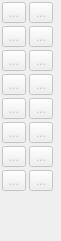
<?xml version="1.0" encoding="UTF-8"?>
<ui version="4.0">
 <class>FormToolBox</class>
 <widget class="QWidget" name="FormToolBox">
  <property name="geometry">
   <rect>
    <x>0</x>
    <y>0</y>
    <width>61</width>
    <height>241</height>
   </rect>
  </property>
  <property name="windowTitle">
   <string>Form</string>
  </property>
  <layout class="QVBoxLayout" name="verticalLayout_2">
   <property name="spacing">
    <number>2</number>
   </property>
   <property name="leftMargin">
    <number>2</number>
   </property>
   <property name="topMargin">
    <number>2</number>
   </property>
   <property name="rightMargin">
    <number>2</number>
   </property>
   <property name="bottomMargin">
    <number>2</number>
   </property>
   <item>
    <layout class="QHBoxLayout" name="horizontalLayout_11">
     <property name="spacing">
      <number>0</number>
     </property>
     <item>
      <layout class="QVBoxLayout" name="verticalLayout">
       <property name="spacing">
        <number>3</number>
       </property>
       <item>
        <layout class="QHBoxLayout" name="horizontalLayout">
         <property name="spacing">
          <number>3</number>
         </property>
         <item>
          <widget class="qLib::qToolButton" name="m_pBtnMove">
           <property name="enabled">
            <bool>false</bool>
           </property>
           <property name="text">
            <string>...</string>
           </property>
           <property name="icon">
            <iconset resource="../Resource/qFsResource.qrc">
             <normaloff>:/AppSpecific/tb_hand.png</normaloff>
             <normalon>:/AppSpecific/tb_hand-s.png</normalon>
             <disabledon>:/AppSpecific/tb_hand-d.png</disabledon>:/AppSpecific/tb_hand.png</iconset>
           </property>
           <property name="checkable">
            <bool>true</bool>
           </property>
          </widget>
         </item>
         <item>
          <widget class="qLib::qToolButton" name="m_pBtnZoom">
           <property name="enabled">
            <bool>false</bool>
           </property>
           <property name="text">
            <string>...</string>
           </property>
           <property name="icon">
            <iconset resource="../Resource/qFsResource.qrc">
             <normaloff>:/AppSpecific/tb_magifier.png</normaloff>
             <normalon>:/AppSpecific/tb_magifier-s.png</normalon>
             <disabledon>:/AppSpecific/tb_magifier-d.png</disabledon>:/AppSpecific/tb_magifier.png</iconset>
           </property>
           <property name="checkable">
            <bool>true</bool>
           </property>
          </widget>
         </item>
        </layout>
       </item>
       <item>
        <layout class="QHBoxLayout" name="horizontalLayout_2">
         <property name="spacing">
          <number>3</number>
         </property>
         <item>
          <widget class="qLib::qToolButton" name="m_pTb_03">
           <property name="enabled">
            <bool>false</bool>
           </property>
           <property name="text">
            <string>...</string>
           </property>
           <property name="icon">
            <iconset>
             <normalon>:/AppSpecific/tb_tool.png</normalon>
             <disabledon>:/AppSpecific/tb_tool-d.png</disabledon>
            </iconset>
           </property>
           <property name="checkable">
            <bool>true</bool>
           </property>
          </widget>
         </item>
         <item>
          <widget class="qLib::qToolButton" name="m_pTb_04">
           <property name="enabled">
            <bool>false</bool>
           </property>
           <property name="text">
            <string>...</string>
           </property>
           <property name="icon">
            <iconset>
             <normalon>:/AppSpecific/tb_tool.png</normalon>
             <disabledon>:/AppSpecific/tb_tool-d.png</disabledon>
            </iconset>
           </property>
           <property name="checkable">
            <bool>true</bool>
           </property>
          </widget>
         </item>
        </layout>
       </item>
       <item>
        <layout class="QHBoxLayout" name="horizontalLayout_3">
         <property name="spacing">
          <number>3</number>
         </property>
         <item>
          <widget class="qLib::qToolButton" name="m_pTb_05">
           <property name="enabled">
            <bool>false</bool>
           </property>
           <property name="text">
            <string>...</string>
           </property>
           <property name="icon">
            <iconset>
             <normalon>:/AppSpecific/tb_tool.png</normalon>
             <disabledon>:/AppSpecific/tb_tool-d.png</disabledon>
            </iconset>
           </property>
           <property name="checkable">
            <bool>true</bool>
           </property>
          </widget>
         </item>
         <item>
          <widget class="qLib::qToolButton" name="m_pTb_06">
           <property name="enabled">
            <bool>false</bool>
           </property>
           <property name="text">
            <string>...</string>
           </property>
           <property name="icon">
            <iconset>
             <normalon>:/AppSpecific/tb_tool.png</normalon>
             <disabledon>:/AppSpecific/tb_tool-d.png</disabledon>
            </iconset>
           </property>
           <property name="checkable">
            <bool>true</bool>
           </property>
          </widget>
         </item>
        </layout>
       </item>
       <item>
        <layout class="QHBoxLayout" name="horizontalLayout_4">
         <property name="spacing">
          <number>3</number>
         </property>
         <item>
          <widget class="qLib::qToolButton" name="m_pTb_07">
           <property name="enabled">
            <bool>false</bool>
           </property>
           <property name="text">
            <string>...</string>
           </property>
           <property name="icon">
            <iconset>
             <normalon>:/AppSpecific/tb_tool.png</normalon>
             <disabledon>:/AppSpecific/tb_tool-d.png</disabledon>
            </iconset>
           </property>
           <property name="checkable">
            <bool>true</bool>
           </property>
          </widget>
         </item>
         <item>
          <widget class="qLib::qToolButton" name="m_pTb_08">
           <property name="enabled">
            <bool>false</bool>
           </property>
           <property name="text">
            <string>...</string>
           </property>
           <property name="icon">
            <iconset>
             <normalon>:/AppSpecific/tb_tool.png</normalon>
             <disabledon>:/AppSpecific/tb_tool-d.png</disabledon>
            </iconset>
           </property>
           <property name="checkable">
            <bool>true</bool>
           </property>
          </widget>
         </item>
        </layout>
       </item>
       <item>
        <layout class="QHBoxLayout" name="horizontalLayout_5">
         <property name="spacing">
          <number>3</number>
         </property>
         <item>
          <widget class="qLib::qToolButton" name="m_pTb_09">
           <property name="enabled">
            <bool>false</bool>
           </property>
           <property name="text">
            <string>...</string>
           </property>
           <property name="icon">
            <iconset>
             <normalon>:/AppSpecific/tb_tool.png</normalon>
             <disabledon>:/AppSpecific/tb_tool-d.png</disabledon>
            </iconset>
           </property>
           <property name="checkable">
            <bool>true</bool>
           </property>
          </widget>
         </item>
         <item>
          <widget class="qLib::qToolButton" name="m_pTb_10">
           <property name="enabled">
            <bool>false</bool>
           </property>
           <property name="text">
            <string>...</string>
           </property>
           <property name="icon">
            <iconset>
             <normalon>:/AppSpecific/tb_tool.png</normalon>
             <disabledon>:/AppSpecific/tb_tool-d.png</disabledon>
            </iconset>
           </property>
           <property name="checkable">
            <bool>true</bool>
           </property>
          </widget>
         </item>
        </layout>
       </item>
       <item>
        <layout class="QHBoxLayout" name="horizontalLayout_6">
         <property name="spacing">
          <number>3</number>
         </property>
         <item>
          <widget class="qLib::qToolButton" name="m_pTb_11">
           <property name="enabled">
            <bool>false</bool>
           </property>
           <property name="text">
            <string>...</string>
           </property>
           <property name="icon">
            <iconset>
             <normalon>:/AppSpecific/tb_tool.png</normalon>
             <disabledon>:/AppSpecific/tb_tool-d.png</disabledon>
            </iconset>
           </property>
           <property name="checkable">
            <bool>true</bool>
           </property>
          </widget>
         </item>
         <item>
          <widget class="qLib::qToolButton" name="m_pTb_12">
           <property name="enabled">
            <bool>false</bool>
           </property>
           <property name="text">
            <string>...</string>
           </property>
           <property name="icon">
            <iconset>
             <normalon>:/AppSpecific/tb_tool.png</normalon>
             <disabledon>:/AppSpecific/tb_tool-d.png</disabledon>
            </iconset>
           </property>
           <property name="checkable">
            <bool>true</bool>
           </property>
          </widget>
         </item>
        </layout>
       </item>
       <item>
        <layout class="QHBoxLayout" name="horizontalLayout_7">
         <property name="spacing">
          <number>3</number>
         </property>
         <item>
          <widget class="qLib::qToolButton" name="m_pTb_13">
           <property name="enabled">
            <bool>false</bool>
           </property>
           <property name="text">
            <string>...</string>
           </property>
           <property name="icon">
            <iconset>
             <normalon>:/AppSpecific/tb_tool.png</normalon>
             <disabledon>:/AppSpecific/tb_tool-d.png</disabledon>
            </iconset>
           </property>
           <property name="checkable">
            <bool>true</bool>
           </property>
          </widget>
         </item>
         <item>
          <widget class="qLib::qToolButton" name="m_pTb_14">
           <property name="enabled">
            <bool>false</bool>
           </property>
           <property name="text">
            <string>...</string>
           </property>
           <property name="icon">
            <iconset>
             <normalon>:/AppSpecific/tb_tool.png</normalon>
             <disabledon>:/AppSpecific/tb_tool-d.png</disabledon>
            </iconset>
           </property>
           <property name="checkable">
            <bool>true</bool>
           </property>
          </widget>
         </item>
        </layout>
       </item>
       <item>
        <layout class="QHBoxLayout" name="horizontalLayout_8">
         <property name="spacing">
          <number>3</number>
         </property>
         <item>
          <widget class="qLib::qToolButton" name="m_pTb_15">
           <property name="enabled">
            <bool>false</bool>
           </property>
           <property name="text">
            <string>...</string>
           </property>
           <property name="icon">
            <iconset>
             <normalon>:/AppSpecific/tb_tool.png</normalon>
             <disabledon>:/AppSpecific/tb_tool-d.png</disabledon>
            </iconset>
           </property>
           <property name="checkable">
            <bool>true</bool>
           </property>
          </widget>
         </item>
         <item>
          <widget class="qLib::qToolButton" name="m_pTb_16">
           <property name="enabled">
            <bool>false</bool>
           </property>
           <property name="text">
            <string>...</string>
           </property>
           <property name="icon">
            <iconset>
             <normalon>:/AppSpecific/tb_tool.png</normalon>
             <disabledon>:/AppSpecific/tb_tool-d.png</disabledon>
            </iconset>
           </property>
           <property name="checkable">
            <bool>true</bool>
           </property>
          </widget>
         </item>
        </layout>
       </item>
       <item>
        <layout class="QHBoxLayout" name="horizontalLayout_9">
         <property name="spacing">
          <number>3</number>
         </property>
        </layout>
       </item>
       <item>
        <layout class="QHBoxLayout" name="horizontalLayout_10">
         <property name="spacing">
          <number>3</number>
         </property>
        </layout>
       </item>
      </layout>
     </item>
     <item>
      <spacer name="horizontalSpacer">
       <property name="orientation">
        <enum>Qt::Orientation::Horizontal</enum>
       </property>
       <property name="sizeHint" stdset="0">
        <size>
         <width>40</width>
         <height>20</height>
        </size>
       </property>
      </spacer>
     </item>
    </layout>
   </item>
   <item>
    <spacer name="verticalSpacer">
     <property name="orientation">
      <enum>Qt::Orientation::Vertical</enum>
     </property>
     <property name="sizeHint" stdset="0">
      <size>
       <width>20</width>
       <height>102</height>
      </size>
     </property>
    </spacer>
   </item>
  </layout>
 </widget>
 <customwidgets>
  <customwidget>
   <class>qLib::qToolButton</class>
   <extends>QToolButton</extends>
   <header location="global">qToolButton.h</header>
  </customwidget>
 </customwidgets>
 <resources>
  <include location="../Resource/qFsResource.qrc"/>
 </resources>
 <connections/>
</ui>
